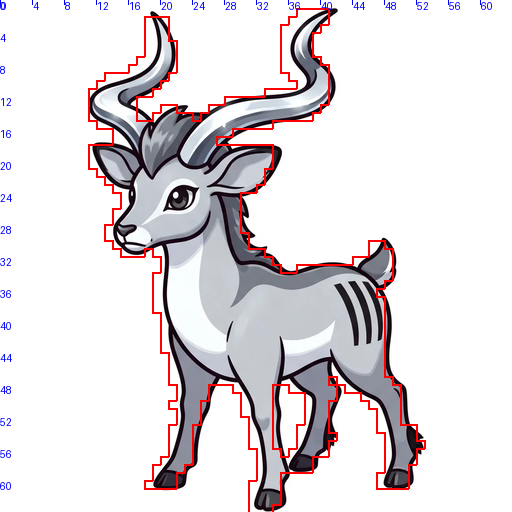

Source code (Python):
from PIL import Image, ImageDraw
import numpy as np
m=Image.open('referenties/model_r5.png').convert('RGBA').crop((196,39,833,992))
S=8
mm=m.resize((42*S,63*S),Image.LANCZOS)
can=Image.new('RGBA',(64*S,64*S),'white'); can.paste(mm,(11*S,1*S),mm)
sp=Image.open('sprite/r2/impala_r2.png').convert('RGBA')
a=np.array(sp)[:,:,3]>0
d=ImageDraw.Draw(can)
for y in range(64):
  for x in range(64):
    if a[y,x]:
      for dx,dy in((1,0),(-1,0),(0,1),(0,-1)):
        X,Y=x+dx,y+dy
        if not(0<=X<64 and 0<=Y<64 and a[Y,X]):
          if dx==1:d.line([(X*S,y*S),(X*S,y*S+S)],fill='red',width=2)
          if dx==-1:d.line([(x*S,y*S),(x*S,y*S+S)],fill='red',width=2)
          if dy==1:d.line([(x*S,Y*S),(x*S+S,Y*S)],fill='red',width=2)
          if dy==-1:d.line([(x*S,y*S),(x*S+S,y*S)],fill='red',width=2)
for i in range(0,64,4):
  d.line([(i*S,0),(i*S,4)],fill='blue'); d.text((i*S+1,0),str(i),fill='blue')
  d.text((0,i*S),str(i),fill='blue')
can.save('sprite/r2/keuring/overlay.png')
